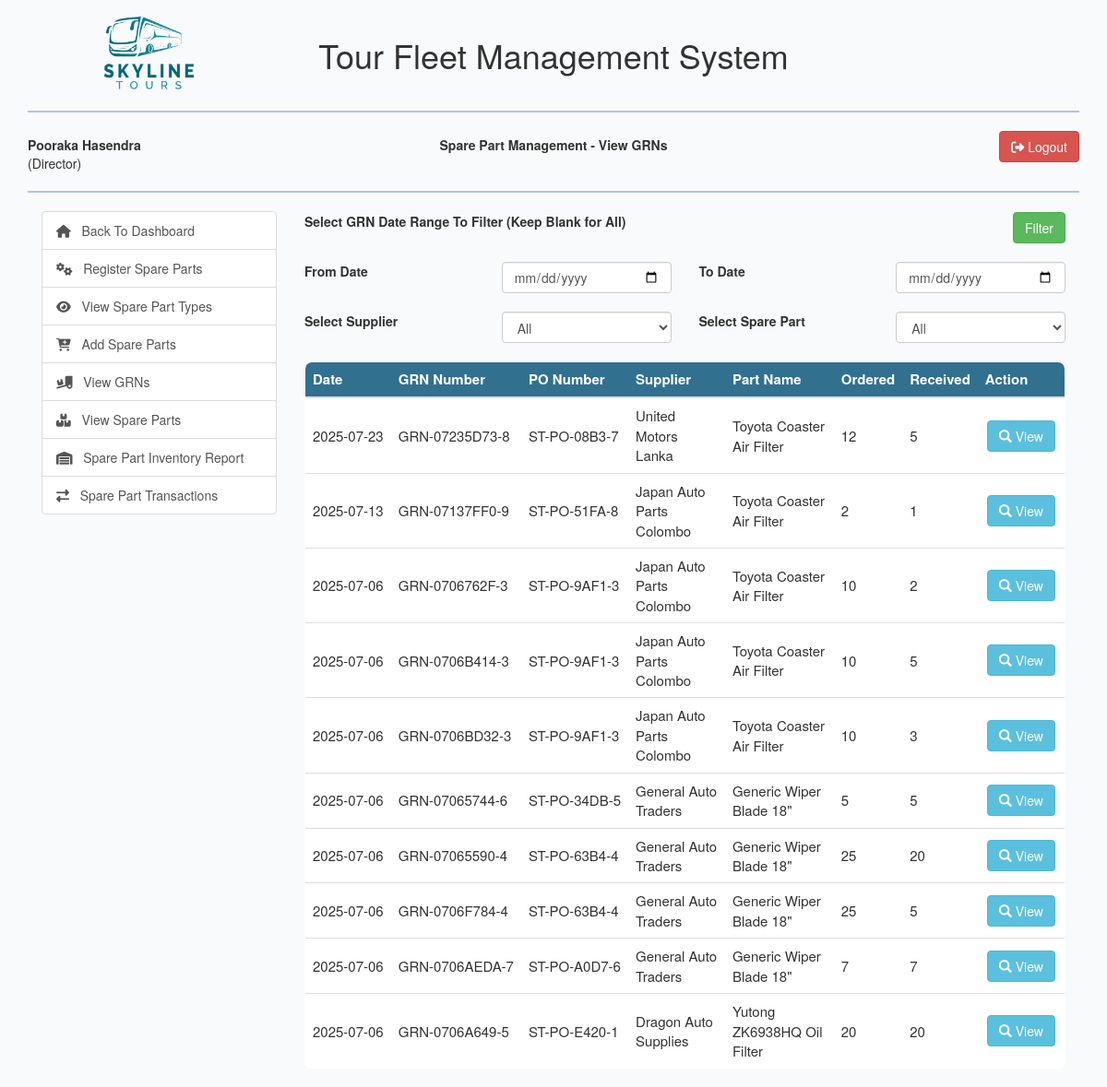
The page /view/view-grns.php (signed in) on the database as committed earlier.
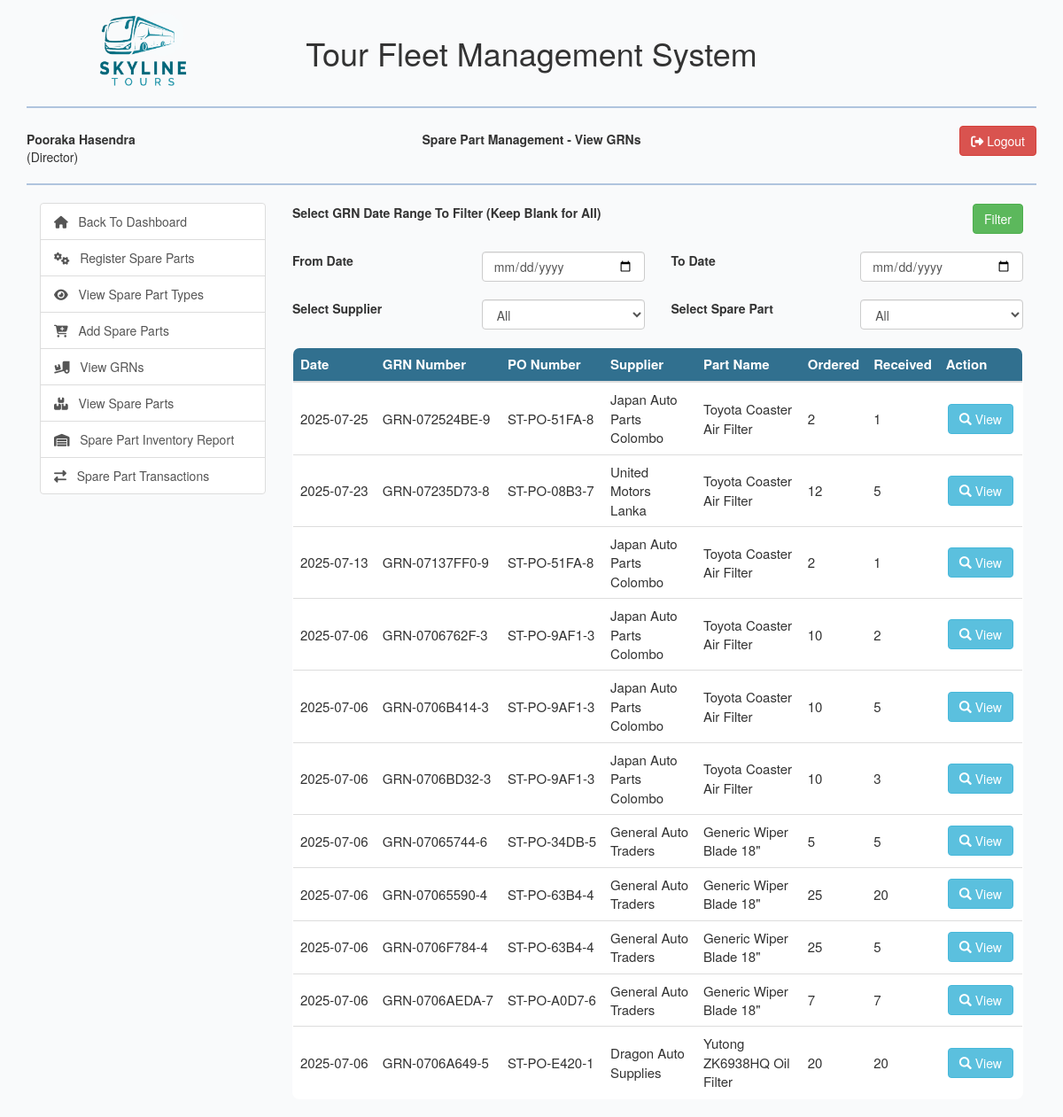
The same page on the database as committed later.
### tables this page shows
CREATE TABLE `grn` (
  `grn_id` int(10) NOT NULL,
  `grn_number` varchar(50) DEFAULT NULL COMMENT 'Optional number from the physical GRN document',
  `po_id` int(10) NOT NULL COMMENT 'The PO this delivery is for',
  `grn_quantity_received` int(10) NOT NULL COMMENT 'The quantity of the part received in this specific delivery',
  `yet_to_receive` int(10) NOT NULL COMMENT 'Quantity Yet To Receive',
  `grn_received_date` date NOT NULL DEFAULT curdate(),
  `inspected_by` int(10) NOT NULL COMMENT 'User who received and inspected the goods',
  `grn_notes` text DEFAULT NULL COMMENT 'Optional',
  `grn_status` int(10) NOT NULL DEFAULT 1
);

CREATE TABLE `purchase_order` (
  `po_id` int(10) NOT NULL,
  `po_number` varchar(50) NOT NULL COMMENT 'A unique number for business reference ',
  `bid_id` int(10) NOT NULL COMMENT 'The winning bid that authorized this PO',
  `part_id` int(10) NOT NULL COMMENT 'The part being ordered',
  `quantity_ordered` int(10) NOT NULL,
  `quantity_received` int(10) NOT NULL DEFAULT 0 COMMENT 'Total quantity received so far for this PO',
  `po_unit_price` decimal(10,2) NOT NULL COMMENT 'The price per unit, captured from the winning bid',
  `total_amount` decimal(12,2) NOT NULL COMMENT 'quantity_ordered * unit_price',
  `order_date` date NOT NULL DEFAULT curdate() COMMENT 'Defaults to the current date of PO creation',
  `po_status` int(10) NOT NULL DEFAULT 1 COMMENT '-1:Rejected, 1: Generated, 2:Approved,3:Supplier Invoice Attached, 4: Partially Received, 5: Completed, 6: Paid',
  `created_by` int(10) NOT NULL,
  `created_at` datetime NOT NULL DEFAULT current_timestamp() COMMENT 'The exact date and time the PO was generated',
  `approved_by` int(10) DEFAULT NULL,
  `rejected_by` int(10) DEFAULT NULL,
  `supplier_invoice` varchar(255) DEFAULT NULL,
  `supplier_invoice_number` varchar(255) DEFAULT NULL,
  `po_payment_id` int(10) DEFAULT NULL,
  `po_paid_date` date DEFAULT NULL
);

CREATE TABLE `supplier` (
  `supplier_id` int(10) NOT NULL,
  `supplier_name` varchar(255) NOT NULL,
  `supplier_contact` varchar(10) NOT NULL,
  `supplier_email` varchar(255) NOT NULL,
  `supplier_status` int(10) NOT NULL DEFAULT 1 COMMENT '-1=removed,0=deactivated, 1=Active '
);

CREATE TABLE `spare_part` (
  `part_id` int(10) NOT NULL,
  `part_number` varchar(100) NOT NULL COMMENT 'Manufacturer or internal part number (Required)',
  `part_name` varchar(255) NOT NULL,
  `description` text DEFAULT NULL,
  `quantity_on_hand` int(10) NOT NULL DEFAULT 0,
  `reorder_level` int(10) NOT NULL,
  `part_status` int(10) NOT NULL DEFAULT 1
);

### model/grn_model.php (called while the page is built, shortened)
<?php
class GRN{
    public function getAllGRNsFiltered($dateFrom,$dateTo,$supplierId,$partId){
        $con = $GLOBALS["con"];
        $sql = "SELECT g.*,p.*,s.supplier_name,sp.part_name FROM grn g JOIN purchase_order p ON g.po_id=p.po_id "
                . "JOIN bid b ON p.bid_id=b.bid_id JOIN supplier s ON b.supplier_id=s.supplier_id "
                ."JOIN spare_part sp ON p.part_id=sp.part_id WHERE 1 ";
        $sql .= "ORDER BY g.grn_received_date DESC";
        $result = $con->query($sql) or die($con->error);
        return $result;
    }
}

### view/view-grns.php (the view, shortened to what the changed rows need)
<?php
include_once '../model/grn_model.php';
$dateFrom ="";
$dateTo ="";
$supplierId ="";
$partId ="";
$grnObj = new GRN();
$grnResult = $grnObj->getAllGRNsFiltered($dateFrom,$dateTo,$supplierId,$partId);
?>
<html lang="en">
<head>
    <link rel="stylesheet" type="text/css" href="../css/dataTables.bootstrap.min.css"/>
    <?php include_once "../includes/bootstrap_css_includes.php"?>
</head>
<body>
    <div class="container">
        <?php include_once "../includes/header_row_includes.php";?>
        <div class="col-md-9">
            <div class="row">
                <div class="col-md-12">
                    <table class="table" id="grnTable" style="font-size:15px">
                        <thead>
                            <tr>
                                <th>Date</th>
                                <th>GRN Number</th>
                                <th>PO Number</th>
                                <th>Supplier</th>
                                <th>Part Name</th>
                                <th>Ordered</th>
                                <th>Received</th>
                                <th>Action</th>
                            </tr>
                        </thead>
                        <tbody id="grnTableBody">
                        <?php while($grnRow = $grnResult->fetch_assoc()){
                            ?>
                            <tr>
                                <td style="white-space:nowrap"><?php echo $grnRow['grn_received_date'];?></td>
                                <td style="white-space:nowrap"><?php echo $grnRow['grn_number'];?></td>
                                <td style="white-space:nowrap"><?php echo $grnRow['po_number'];?></td>
                                <td><?php echo $grnRow['supplier_name'];?></td>
                                <td><?php echo $grnRow['part_name'];?></td>
                                <td><?php echo $grnRow['quantity_ordered'];?></td>
                                <td><?php echo $grnRow['grn_quantity_received'];?></td>
                                <td>
                                    <a href="../reports/grn.php?grn_id=<?php echo base64_encode($grnRow['grn_id']); ?>" target="_blank" class="btn btn-info" style="margin:2px">
                                        <span class="glyphicon glyphicon-search"></span>
                                        View
                                    </a>
                                </td>
                            </tr>
                        <?php } ?>
                        </tbody>
                    </table>
                </div>
            </div>
        </div>
    </div>
</body>
</html>

Rows that differ between the two databases and show on the page:
added grn: grn_received_date "2025-07-25", grn_number "GRN-072524BE-9", po.po_number "ST-PO-51FA-8", supplier.supplier_name "Japan Auto Parts Colombo", spare_part.part_name "Toyota Coaster Air Filter", po.quantity_ordered "2", grn_quantity_received "1"
